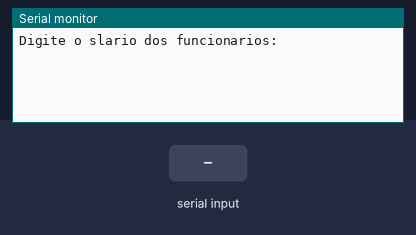
Simulated run of this sketch. Board: Arduino Uno, built with avr-gcc and run on an emulated ATmega328P. Parts: the last lines printed to the serial monitor. Inputs (shaded band) come from the test bench.

Above: at 1.2 s.
1.3 s: "90,45\n" received over Serial
At 2.2 s:
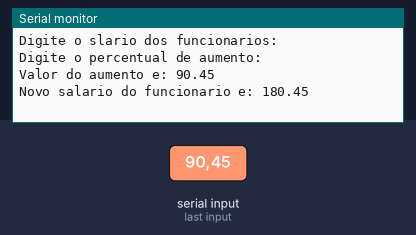
2.8 s: "30,150\n" received over Serial
At 4.6 s:
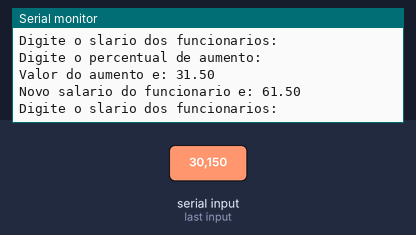

Measured:
- after the input at 1.3 s, the serial monitor: prints a new line at once (image 1)
- after the input at 2.8 s, the serial monitor: prints a new line at once (image 2)

The sketch:

Exercicio2.ino
```cpp
void setup() {
 Serial.begin(9600);
}

void loop() {
  float sal, perc, aumento, novo_sal;

  //recebendo o salário e o percentual
  Serial.println("Digite o slario dos funcionarios: ");
  while(!Serial.available());
  sal = Serial.parseFloat();

  Serial.println("Digite o percentual de aumento: ");
  while(!Serial.available());
  perc = Serial.parseFloat();

  aumento = sal + perc / 100;

  novo_sal = sal + aumento;

  Serial.print("Valor do aumento e: ");
  Serial.println(aumento);
  Serial.print("Novo salario do funcionario e: ");
  Serial.println(novo_sal);

  delay(1000);
  }
```
